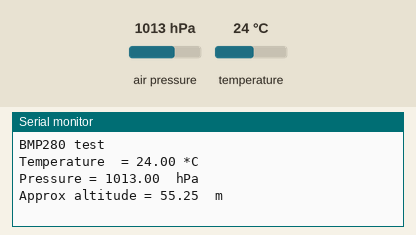
This sketch was run on a simulated Arduino Uno, built with avr-gcc and run on an emulated ATmega328P. On the bench: the last lines printed to the serial monitor. The inputs (shaded band) are chosen by the test bench; at power-on: air pressure 1013 hPa, temperature 24 °C.

Above: at 1.2 s.
1.3 s: air pressure set to 952 hPa
At 3.2 s:
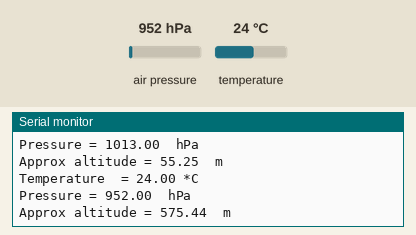
3.6 s: temperature set to 12 °C
At 5.0 s:
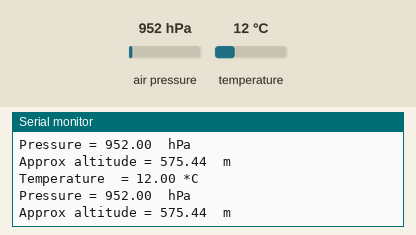
5.9 s: air pressure set to 975 hPa
At 6.7 s:
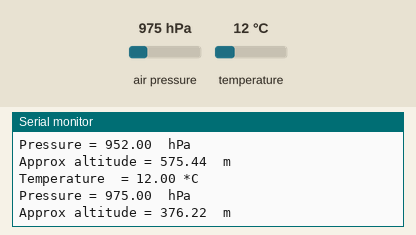
Timing chart, 0 to 8.9 s (numbered marks = the images above; inputs shaded):
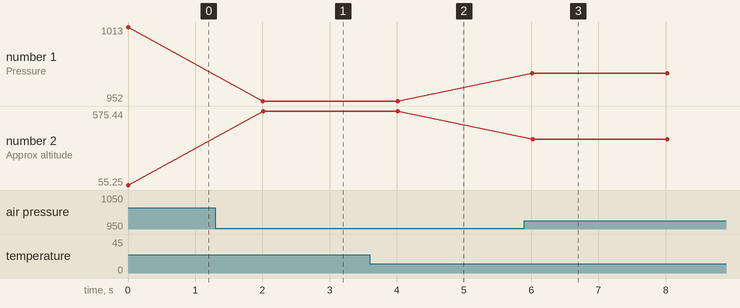

The sketch:

BMP280Test.ino
```cpp
// (licence header left out)
#include <Wire.h>
#include <Adafruit_Sensor.h>
#include  <Adafruit_BMP280.h>

Adafruit_BMP280 bmp; // I2C Interface

void setup()  {
  Serial.begin(115200);
  Serial.println(F("BMP280 test"));

  if  (!bmp.begin(0x76)) {
    Serial.println(F("Could not find a valid BMP280 sensor,  check wiring!"));
    while (1);
  }

  /* Default settings from datasheet.  */
  bmp.setSampling(Adafruit_BMP280::MODE_NORMAL,     /* Operating Mode. */
                  Adafruit_BMP280::SAMPLING_X2,     /* Temp. oversampling */
                  Adafruit_BMP280::SAMPLING_X16,    /* Pressure oversampling */
                  Adafruit_BMP280::FILTER_X16,      /* Filtering. */
                  Adafruit_BMP280::STANDBY_MS_500);  /* Standby time. */
}

void loop() {
    Serial.print(F("Temperature  = "));
    Serial.print(bmp.readTemperature());
    Serial.println(" *C");

    Serial.print(F("Pressure = "));
    Serial.print(bmp.readPressure()/100);  //displaying the Pressure in hPa, you can change the unit
    Serial.println("  hPa");

    Serial.print(F("Approx altitude = "));
    Serial.print(bmp.readAltitude(1019.66));  //The "1019.66" is the pressure(hPa) at sea level in day in your region
    Serial.println("  m");                    //If you don't know it, modify it until you get your current  altitude

    Serial.println();
    delay(2000);
}
```

Measured:
- after the input at 1.3 s, the serial monitor: prints a new line after 0.71 s (image 1)
- after the input at 3.6 s, the serial monitor: prints a new line after 0.41 s (image 2)
- after the input at 5.9 s, the serial monitor: prints a new line after 0.12 s (image 3)
- plotted number 1: 1013 → 952 after the input at 1.3 s, 952 → 975 after the input at 5.9 s
- plotted number 2: 55.25 → 575.44 after the input at 1.3 s, 575.44 → 376.22 after the input at 5.9 s
